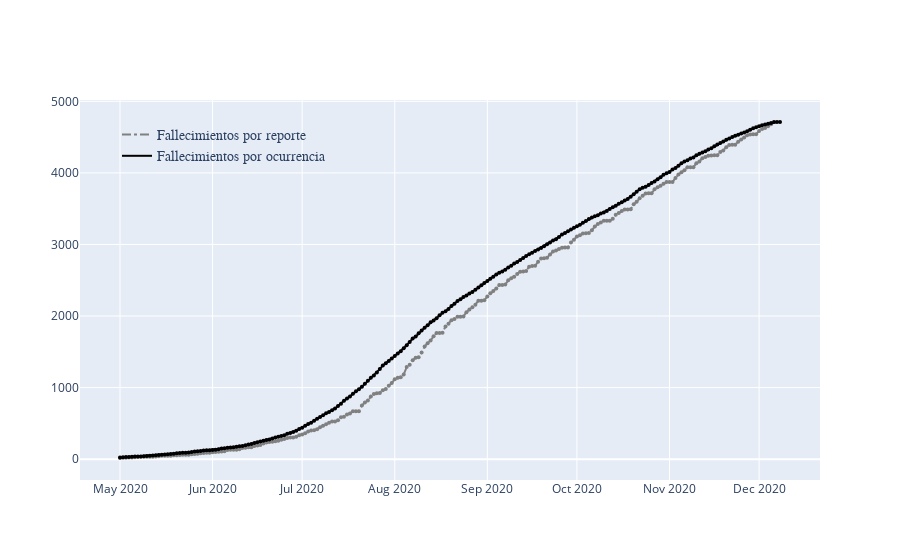

The code cell stored with this chart in its notebook:
### Code cell
fig = go.Figure()

fig.add_trace(go.Scatter(
    x=mx1['date'],
    y=mx1['Deaths_Nuevo_Leon'],
    name='Fallecimientos por reporte',
    line = dict(color='grey', width=2, dash='dashdot')))

fig.add_trace(go.Scatter(
    x=mx1['date'],
    y=mx1['Deaths_Nuevo_Leon'],
    name='Fallecimientos por reporte',
    showlegend=False,
    mode='markers', marker_color='grey', marker_size=4))

fig.add_trace(go.Scatter(
    x=mx2['date'],
    y=mx2['Deaths_Nuevo_Leon'],
    name='Fallecimientos por ocurrencia',
    line = dict(color='black', width=2)))

fig.add_trace(go.Scatter(
    x=mx2['date'],
    y=mx2['Deaths_Nuevo_Leon'],
    name='Fallecimientos por ocurrencia',
    showlegend=False,
    mode='markers', marker_color='black', marker_size=4))

         
fig.update_layout(
    title_x=0.5,showlegend=True,yaxis = {'type': 'linear'},
    legend=dict(
            x=0.05,y=0.95,
            traceorder="normal",font=dict(family="sans-serif",size=14),bgcolor='rgba(0,0,0,0)'),)

fig.show()

fig.write_image("C://Users//francisco_madrigal//inv_ap_grafs//1_acum_fall_nl.jpeg")
fig.write_image("C://Users//francisco_madrigal//inv_ap_grafs//1_acum_fall_nl.eps")

### Figure 1 — Plotly figure (JSON) as saved in the notebook; plotly's stock layout.template omitted (floating-point values rounded to 4 significant figures; data arrays with more than 128 entries replaced by an {"elided": "..."} marker saying what was removed)
{"data": [{"line": {"color": "grey", "dash": "dashdot", "width": 2}, "name": "Fallecimientos por reporte", "type": "scatter", "x": {"elided": "219 str values"}, "y": {"elided": "219 int values"}}, {"marker": {"color": "grey", "size": 4}, "mode": "markers", "name": "Fallecimientos por reporte", "showlegend": false, "type": "scatter", "x": {"elided": "219 str values"}, "y": {"elided": "219 int values"}}, {"line": {"color": "black", "width": 2}, "name": "Fallecimientos por ocurrencia", "type": "scatter", "x": {"elided": "222 str values"}, "y": {"elided": "222 int values"}}, {"marker": {"color": "black", "size": 4}, "mode": "markers", "name": "Fallecimientos por ocurrencia", "showlegend": false, "type": "scatter", "x": {"elided": "222 str values"}, "y": {"elided": "222 int values"}}], "layout": {"legend": {"bgcolor": "rgba(0,0,0,0)", "font": {"family": "sans-serif", "size": 14}, "traceorder": "normal", "x": 0.05, "y": 0.95}, "showlegend": true, "title": {"x": 0.5}, "yaxis": {"type": "linear"}}}
